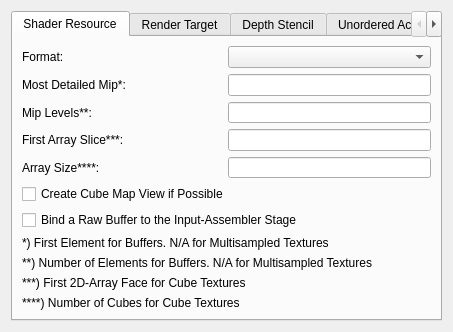
<?xml version="1.0" encoding="UTF-8"?>
<ui version="4.0">
 <class>GraphicsResource_Dlg</class>
 <widget class="QWidget" name="GraphicsResource_Dlg">
  <property name="geometry">
   <rect>
    <x>0</x>
    <y>0</y>
    <width>453</width>
    <height>328</height>
   </rect>
  </property>
  <property name="windowTitle">
   <string>Form</string>
  </property>
  <layout class="QGridLayout" name="gridLayout">
   <item row="0" column="0">
    <widget class="QTabWidget" name="tabWidget">
     <property name="minimumSize">
      <size>
       <width>420</width>
       <height>310</height>
      </size>
     </property>
     <property name="currentIndex">
      <number>0</number>
     </property>
     <widget class="QWidget" name="tab">
      <attribute name="title">
       <string>Shader Resource</string>
      </attribute>
      <layout class="QVBoxLayout" name="verticalLayout_2">
       <item>
        <layout class="QHBoxLayout" name="horizontalLayout_9">
         <item>
          <widget class="QLabel" name="label_srv_format">
           <property name="sizePolicy">
            <sizepolicy hsizetype="Fixed" vsizetype="Preferred">
             <horstretch>0</horstretch>
             <verstretch>0</verstretch>
            </sizepolicy>
           </property>
           <property name="minimumSize">
            <size>
             <width>200</width>
             <height>0</height>
            </size>
           </property>
           <property name="text">
            <string>Format:</string>
           </property>
          </widget>
         </item>
         <item>
          <widget class="QComboBox" name="srv_format"/>
         </item>
        </layout>
       </item>
       <item>
        <layout class="QHBoxLayout" name="horizontalLayout_8">
         <item>
          <widget class="QLabel" name="label_srv_mostDetailedMip">
           <property name="sizePolicy">
            <sizepolicy hsizetype="Fixed" vsizetype="Preferred">
             <horstretch>0</horstretch>
             <verstretch>0</verstretch>
            </sizepolicy>
           </property>
           <property name="minimumSize">
            <size>
             <width>200</width>
             <height>0</height>
            </size>
           </property>
           <property name="text">
            <string>Most Detailed Mip*:</string>
           </property>
          </widget>
         </item>
         <item>
          <widget class="QLineEdit" name="srv_mostDetailedMip"/>
         </item>
        </layout>
       </item>
       <item>
        <layout class="QHBoxLayout" name="horizontalLayout_7">
         <item>
          <widget class="QLabel" name="label_srv_mipLevels">
           <property name="sizePolicy">
            <sizepolicy hsizetype="Fixed" vsizetype="Preferred">
             <horstretch>0</horstretch>
             <verstretch>0</verstretch>
            </sizepolicy>
           </property>
           <property name="minimumSize">
            <size>
             <width>200</width>
             <height>0</height>
            </size>
           </property>
           <property name="text">
            <string>Mip Levels**:</string>
           </property>
          </widget>
         </item>
         <item>
          <widget class="QLineEdit" name="srv_mipLevels"/>
         </item>
        </layout>
       </item>
       <item>
        <layout class="QHBoxLayout" name="horizontalLayout_6">
         <item>
          <widget class="QLabel" name="label_srv_firstArraySlice">
           <property name="sizePolicy">
            <sizepolicy hsizetype="Fixed" vsizetype="Preferred">
             <horstretch>0</horstretch>
             <verstretch>0</verstretch>
            </sizepolicy>
           </property>
           <property name="minimumSize">
            <size>
             <width>200</width>
             <height>0</height>
            </size>
           </property>
           <property name="text">
            <string>First Array Slice***:</string>
           </property>
          </widget>
         </item>
         <item>
          <widget class="QLineEdit" name="srv_firstArraySlice"/>
         </item>
        </layout>
       </item>
       <item>
        <layout class="QHBoxLayout" name="horizontalLayout_5">
         <item>
          <widget class="QLabel" name="label_srv_arraySize">
           <property name="sizePolicy">
            <sizepolicy hsizetype="Fixed" vsizetype="Preferred">
             <horstretch>0</horstretch>
             <verstretch>0</verstretch>
            </sizepolicy>
           </property>
           <property name="minimumSize">
            <size>
             <width>200</width>
             <height>0</height>
            </size>
           </property>
           <property name="text">
            <string>Array Size****:</string>
           </property>
          </widget>
         </item>
         <item>
          <widget class="QLineEdit" name="srv_arraySize"/>
         </item>
        </layout>
       </item>
       <item>
        <widget class="QCheckBox" name="srv_useCubeMap">
         <property name="text">
          <string>Create Cube Map View if Possible</string>
         </property>
        </widget>
       </item>
       <item>
        <widget class="QCheckBox" name="srv_rawBuffer">
         <property name="text">
          <string>Bind a Raw Buffer to the Input-Assembler Stage</string>
         </property>
        </widget>
       </item>
       <item>
        <widget class="QLabel" name="label_22">
         <property name="text">
          <string>*) First Element for Buffers. N/A for Multisampled Textures</string>
         </property>
        </widget>
       </item>
       <item>
        <widget class="QLabel" name="label_21">
         <property name="text">
          <string>**) Number of Elements for Buffers. N/A for Multisampled Textures</string>
         </property>
        </widget>
       </item>
       <item>
        <widget class="QLabel" name="label_25">
         <property name="text">
          <string>***) First 2D-Array Face for Cube Textures</string>
         </property>
        </widget>
       </item>
       <item>
        <widget class="QLabel" name="label_26">
         <property name="text">
          <string>****) Number of Cubes for Cube Textures</string>
         </property>
        </widget>
       </item>
       <item>
        <spacer name="verticalSpacer_2">
         <property name="orientation">
          <enum>Qt::Vertical</enum>
         </property>
         <property name="sizeHint" stdset="0">
          <size>
           <width>20</width>
           <height>1</height>
          </size>
         </property>
        </spacer>
       </item>
      </layout>
     </widget>
     <widget class="QWidget" name="tab_2">
      <attribute name="title">
       <string>Render Target</string>
      </attribute>
      <layout class="QVBoxLayout" name="verticalLayout_3">
       <item>
        <layout class="QHBoxLayout" name="horizontalLayout_10">
         <item>
          <widget class="QLabel" name="label_rtv_format">
           <property name="sizePolicy">
            <sizepolicy hsizetype="Fixed" vsizetype="Preferred">
             <horstretch>0</horstretch>
             <verstretch>0</verstretch>
            </sizepolicy>
           </property>
           <property name="minimumSize">
            <size>
             <width>200</width>
             <height>0</height>
            </size>
           </property>
           <property name="text">
            <string>Format:</string>
           </property>
          </widget>
         </item>
         <item>
          <widget class="QComboBox" name="rtv_format"/>
         </item>
        </layout>
       </item>
       <item>
        <layout class="QHBoxLayout" name="horizontalLayout_11">
         <item>
          <widget class="QLabel" name="label_rtv_mipSlice">
           <property name="sizePolicy">
            <sizepolicy hsizetype="Fixed" vsizetype="Preferred">
             <horstretch>0</horstretch>
             <verstretch>0</verstretch>
            </sizepolicy>
           </property>
           <property name="minimumSize">
            <size>
             <width>200</width>
             <height>0</height>
            </size>
           </property>
           <property name="text">
            <string>Mip Slice*:</string>
           </property>
          </widget>
         </item>
         <item>
          <widget class="QLineEdit" name="rtv_mipSlice"/>
         </item>
        </layout>
       </item>
       <item>
        <layout class="QHBoxLayout" name="horizontalLayout_12">
         <item>
          <widget class="QLabel" name="label_rtv_firstArraySlice">
           <property name="sizePolicy">
            <sizepolicy hsizetype="Fixed" vsizetype="Preferred">
             <horstretch>0</horstretch>
             <verstretch>0</verstretch>
            </sizepolicy>
           </property>
           <property name="minimumSize">
            <size>
             <width>200</width>
             <height>0</height>
            </size>
           </property>
           <property name="text">
            <string>First Array Slice**:</string>
           </property>
          </widget>
         </item>
         <item>
          <widget class="QLineEdit" name="rtv_firstArraySlice"/>
         </item>
        </layout>
       </item>
       <item>
        <layout class="QHBoxLayout" name="horizontalLayout_13">
         <item>
          <widget class="QLabel" name="label_rtv_arraySize">
           <property name="sizePolicy">
            <sizepolicy hsizetype="Fixed" vsizetype="Preferred">
             <horstretch>0</horstretch>
             <verstretch>0</verstretch>
            </sizepolicy>
           </property>
           <property name="minimumSize">
            <size>
             <width>200</width>
             <height>0</height>
            </size>
           </property>
           <property name="text">
            <string>Array Size***:</string>
           </property>
          </widget>
         </item>
         <item>
          <widget class="QLineEdit" name="rtv_arraySize"/>
         </item>
        </layout>
       </item>
       <item>
        <widget class="QLabel" name="label_11">
         <property name="text">
          <string>*) First Element for Buffers. N/A for Multisampled Textures</string>
         </property>
        </widget>
       </item>
       <item>
        <widget class="QLabel" name="label_8">
         <property name="text">
          <string>**) Number of Elements for Buffers. First W-Slize for 3D-Textures</string>
         </property>
        </widget>
       </item>
       <item>
        <widget class="QLabel" name="label_9">
         <property name="text">
          <string>***) W-Size for 3D-Textures</string>
         </property>
        </widget>
       </item>
       <item>
        <spacer name="verticalSpacer_3">
         <property name="orientation">
          <enum>Qt::Vertical</enum>
         </property>
         <property name="sizeHint" stdset="0">
          <size>
           <width>20</width>
           <height>94</height>
          </size>
         </property>
        </spacer>
       </item>
      </layout>
     </widget>
     <widget class="QWidget" name="tab_3">
      <attribute name="title">
       <string>Depth Stencil</string>
      </attribute>
      <layout class="QVBoxLayout" name="verticalLayout">
       <item>
        <layout class="QHBoxLayout" name="horizontalLayout_4">
         <item>
          <widget class="QLabel" name="label_dsv_format">
           <property name="sizePolicy">
            <sizepolicy hsizetype="Fixed" vsizetype="Preferred">
             <horstretch>0</horstretch>
             <verstretch>0</verstretch>
            </sizepolicy>
           </property>
           <property name="minimumSize">
            <size>
             <width>200</width>
             <height>0</height>
            </size>
           </property>
           <property name="text">
            <string>Format:</string>
           </property>
          </widget>
         </item>
         <item>
          <widget class="QComboBox" name="dsv_format"/>
         </item>
        </layout>
       </item>
       <item>
        <layout class="QHBoxLayout" name="horizontalLayout_3">
         <item>
          <widget class="QLabel" name="label_dsv_mipSlice">
           <property name="sizePolicy">
            <sizepolicy hsizetype="Fixed" vsizetype="Preferred">
             <horstretch>0</horstretch>
             <verstretch>0</verstretch>
            </sizepolicy>
           </property>
           <property name="minimumSize">
            <size>
             <width>200</width>
             <height>0</height>
            </size>
           </property>
           <property name="text">
            <string>Mip Slice*:</string>
           </property>
          </widget>
         </item>
         <item>
          <widget class="QLineEdit" name="dsv_mipSlice"/>
         </item>
        </layout>
       </item>
       <item>
        <layout class="QHBoxLayout" name="horizontalLayout_2">
         <item>
          <widget class="QLabel" name="label_dsv_firstArraySlice">
           <property name="sizePolicy">
            <sizepolicy hsizetype="Fixed" vsizetype="Preferred">
             <horstretch>0</horstretch>
             <verstretch>0</verstretch>
            </sizepolicy>
           </property>
           <property name="minimumSize">
            <size>
             <width>200</width>
             <height>0</height>
            </size>
           </property>
           <property name="text">
            <string>First Array Slice:</string>
           </property>
          </widget>
         </item>
         <item>
          <widget class="QLineEdit" name="dsv_firstArraySlice"/>
         </item>
        </layout>
       </item>
       <item>
        <layout class="QHBoxLayout" name="horizontalLayout">
         <item>
          <widget class="QLabel" name="label_dsv_arraySize">
           <property name="sizePolicy">
            <sizepolicy hsizetype="Fixed" vsizetype="Preferred">
             <horstretch>0</horstretch>
             <verstretch>0</verstretch>
            </sizepolicy>
           </property>
           <property name="minimumSize">
            <size>
             <width>200</width>
             <height>0</height>
            </size>
           </property>
           <property name="text">
            <string>Array Size:</string>
           </property>
          </widget>
         </item>
         <item>
          <widget class="QLineEdit" name="dsv_arraySize"/>
         </item>
        </layout>
       </item>
       <item>
        <widget class="QCheckBox" name="dsv_readOnlyDepth">
         <property name="text">
          <string>Read-Only Depth</string>
         </property>
        </widget>
       </item>
       <item>
        <widget class="QCheckBox" name="dsv_readOnlyStencil">
         <property name="text">
          <string>Read-Only Stencil</string>
         </property>
        </widget>
       </item>
       <item>
        <widget class="QLabel" name="label_23">
         <property name="text">
          <string>*) Not for Multisampled Textures</string>
         </property>
        </widget>
       </item>
       <item>
        <widget class="QLabel" name="label_24">
         <property name="text">
          <string>Depth Stencil Views are not possible for Buffers or 3D-Textures</string>
         </property>
        </widget>
       </item>
       <item>
        <spacer name="verticalSpacer">
         <property name="orientation">
          <enum>Qt::Vertical</enum>
         </property>
         <property name="sizeHint" stdset="0">
          <size>
           <width>326</width>
           <height>67</height>
          </size>
         </property>
        </spacer>
       </item>
      </layout>
     </widget>
     <widget class="QWidget" name="tab_4">
      <attribute name="title">
       <string>Unordered Access</string>
      </attribute>
      <layout class="QVBoxLayout" name="verticalLayout_4">
       <item>
        <layout class="QHBoxLayout" name="horizontalLayout_14">
         <item>
          <widget class="QLabel" name="label_uav_format">
           <property name="sizePolicy">
            <sizepolicy hsizetype="Fixed" vsizetype="Preferred">
             <horstretch>0</horstretch>
             <verstretch>0</verstretch>
            </sizepolicy>
           </property>
           <property name="minimumSize">
            <size>
             <width>200</width>
             <height>0</height>
            </size>
           </property>
           <property name="text">
            <string>Format:</string>
           </property>
          </widget>
         </item>
         <item>
          <widget class="QComboBox" name="uav_format"/>
         </item>
        </layout>
       </item>
       <item>
        <layout class="QHBoxLayout" name="horizontalLayout_15">
         <item>
          <widget class="QLabel" name="label_uav_mipSlice">
           <property name="sizePolicy">
            <sizepolicy hsizetype="Fixed" vsizetype="Preferred">
             <horstretch>0</horstretch>
             <verstretch>0</verstretch>
            </sizepolicy>
           </property>
           <property name="minimumSize">
            <size>
             <width>200</width>
             <height>0</height>
            </size>
           </property>
           <property name="text">
            <string>Mip Slice*:</string>
           </property>
          </widget>
         </item>
         <item>
          <widget class="QLineEdit" name="uav_mipSlice"/>
         </item>
        </layout>
       </item>
       <item>
        <layout class="QHBoxLayout" name="horizontalLayout_16">
         <item>
          <widget class="QLabel" name="label_uav_firstArraySlice">
           <property name="sizePolicy">
            <sizepolicy hsizetype="Fixed" vsizetype="Preferred">
             <horstretch>0</horstretch>
             <verstretch>0</verstretch>
            </sizepolicy>
           </property>
           <property name="minimumSize">
            <size>
             <width>200</width>
             <height>0</height>
            </size>
           </property>
           <property name="text">
            <string>First Array Slice**:</string>
           </property>
          </widget>
         </item>
         <item>
          <widget class="QLineEdit" name="uav_firstArraySlice"/>
         </item>
        </layout>
       </item>
       <item>
        <layout class="QHBoxLayout" name="horizontalLayout_17">
         <item>
          <widget class="QLabel" name="label_uav_arraySize">
           <property name="sizePolicy">
            <sizepolicy hsizetype="Fixed" vsizetype="Preferred">
             <horstretch>0</horstretch>
             <verstretch>0</verstretch>
            </sizepolicy>
           </property>
           <property name="minimumSize">
            <size>
             <width>200</width>
             <height>0</height>
            </size>
           </property>
           <property name="text">
            <string>Array Size***:</string>
           </property>
          </widget>
         </item>
         <item>
          <widget class="QLineEdit" name="uav_arraySize"/>
         </item>
        </layout>
       </item>
       <item>
        <widget class="QCheckBox" name="uav_raw">
         <property name="text">
          <string>Raw Buffer</string>
         </property>
        </widget>
       </item>
       <item>
        <widget class="QCheckBox" name="uav_append">
         <property name="text">
          <string>Append to Buffer</string>
         </property>
        </widget>
       </item>
       <item>
        <widget class="QCheckBox" name="uav_counter">
         <property name="text">
          <string>Add Counter to Buffer</string>
         </property>
        </widget>
       </item>
       <item>
        <widget class="QLabel" name="label_28">
         <property name="text">
          <string>*) First Element for Buffers.</string>
         </property>
        </widget>
       </item>
       <item>
        <widget class="QLabel" name="label_27">
         <property name="text">
          <string>**) Number of Elements for Buffers. First W-Slize for 3D-Textures.</string>
         </property>
        </widget>
       </item>
       <item>
        <widget class="QLabel" name="label_29">
         <property name="text">
          <string>***) Structure Byte Stride for Buffers. W-Size for 3D-Textures.</string>
         </property>
        </widget>
       </item>
       <item>
        <spacer name="verticalSpacer_4">
         <property name="orientation">
          <enum>Qt::Vertical</enum>
         </property>
         <property name="sizeHint" stdset="0">
          <size>
           <width>20</width>
           <height>25</height>
          </size>
         </property>
        </spacer>
       </item>
      </layout>
     </widget>
    </widget>
   </item>
  </layout>
 </widget>
 <resources/>
 <connections/>
</ui>
